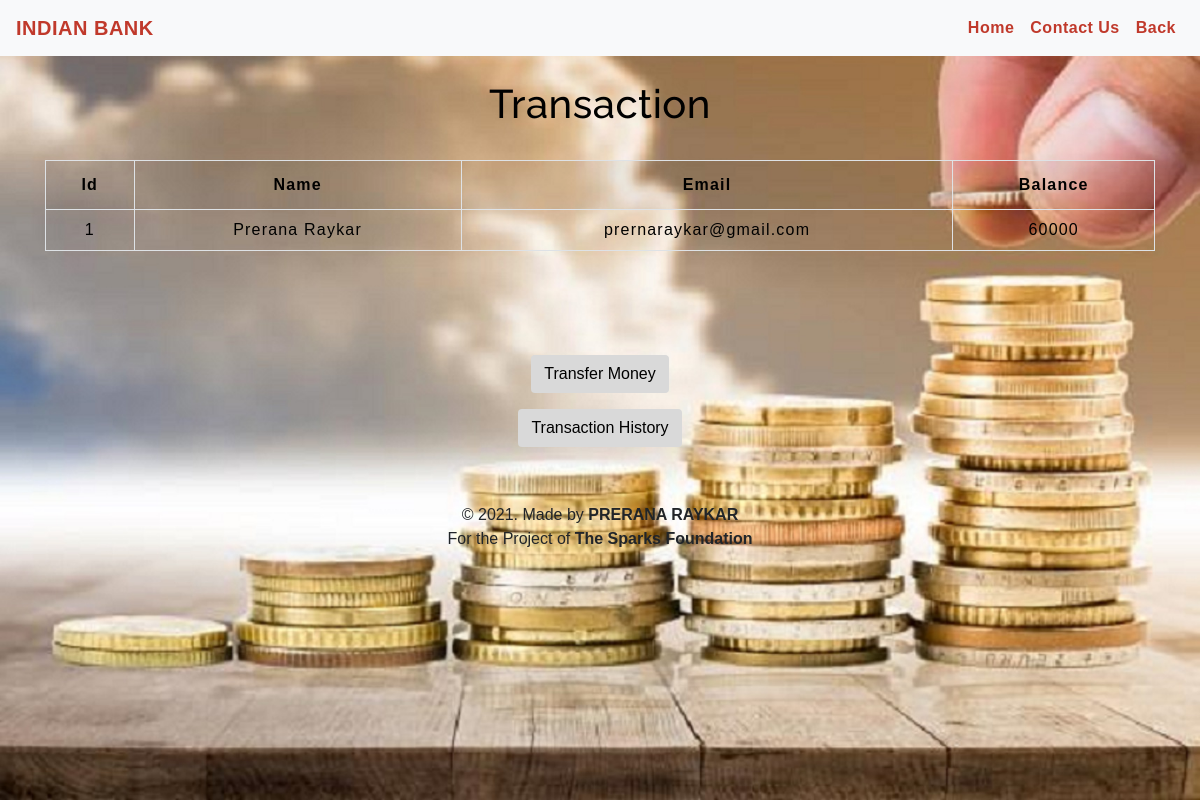
Page /view.php?id=1 on the committed database.
### tables this page shows
CREATE TABLE `users` (
  `id` int(3) NOT NULL,
  `name` text NOT NULL,
  `email` varchar(30) NOT NULL,
  `balance` int(8) NOT NULL
);

### view.php (the view, shortened to what this page needs)
<!DOCTYPE html>
<html lang="en">
<head>
    <link rel="stylesheet" href="https://maxcdn.bootstrapcdn.com/bootstrap/4.0.0/css/bootstrap.min.css">
    <link rel="stylesheet" type="text/css" href="css/table.css">
    <link rel="stylesheet" type="text/css" href="css/navbar.css">
</head>
<body >
 <div align="center" class="bg-img">
<?php
  include 'navbar.php';
?>
	<div class="container">
        <h2 class="text-center pt-4" style="color : black;">Transaction</h2>
            <?php
                include 'config.php';
                $sid=$_GET['id'];
                $sql = "SELECT * FROM  users where id=$sid";
                $result=mysqli_query($conn,$sql);
                $rows=mysqli_fetch_assoc($result);
            ?>
            <form method="post" name="tcredit" class="tabletext" ><br>
        <div>
            <table class="table table-striped table-condensed table-bordered">
                <tr style="color : black;">
                    <th class="text-center">Id</th>
                    <th class="text-center">Name</th>
                    <th class="text-center">Email</th>
                    <th class="text-center">Balance</th>
                </tr>
                <tr style="color : black;">
                    <td class="py-2"><?php echo $rows['id'] ?></td>
                    <td class="py-2"><?php echo $rows['name'] ?></td>
                    <td class="py-2"><?php echo $rows['email'] ?></td>
                    <td class="py-2"><?php echo $rows['balance'] ?></td>
                </tr>
            </table>
        </div>
        <br><br><br>
       <div> <button class="btn mt-3" name="submit" type="submit" id="myBtn" >Transfer Money</button></div>
        <div>   <button class="btn mt-3" name="submit" type="submit" id="myBtn" >Transaction History</button></div>
        </form>
    </div>
    <footer class="text-center mt-5 py-2">
            <p>&copy 2021. Made by <b>PRERANA RAYKAR</b><br> For the Project of  <b>The Sparks Foundation</b></p>
    </footer>
</div>
</body>
</html>

### css/table.css (style rules this page uses)
* { padding: 0; margin: 0; box-sizing: border-box; font-family: sans-serif; }
h2 { font-size: 40px; }
table { letter-spacing: 1.2px; }
td { text-align: center; }
button { border:none; background: #d9d9d9; transition: 1s; }

### css/navbar.css (style rules this page uses)
h2 { color: #4C4B4B; letter-spacing: 0.5px; font-family: raleway; }

### view.php (style rules this page uses)
button { border:none; background: #d9d9d9; }
.bg-img { background-image: url("img/original.jpg"); width: 100%; height: 100vh; background-position: center; background-repeat: no-repeat; background-size: cover; position: relative; }

### rows in the picture
users: id "1", name "Prerana Raykar", email "prernaraykar@gmail.com", balance "60000"
